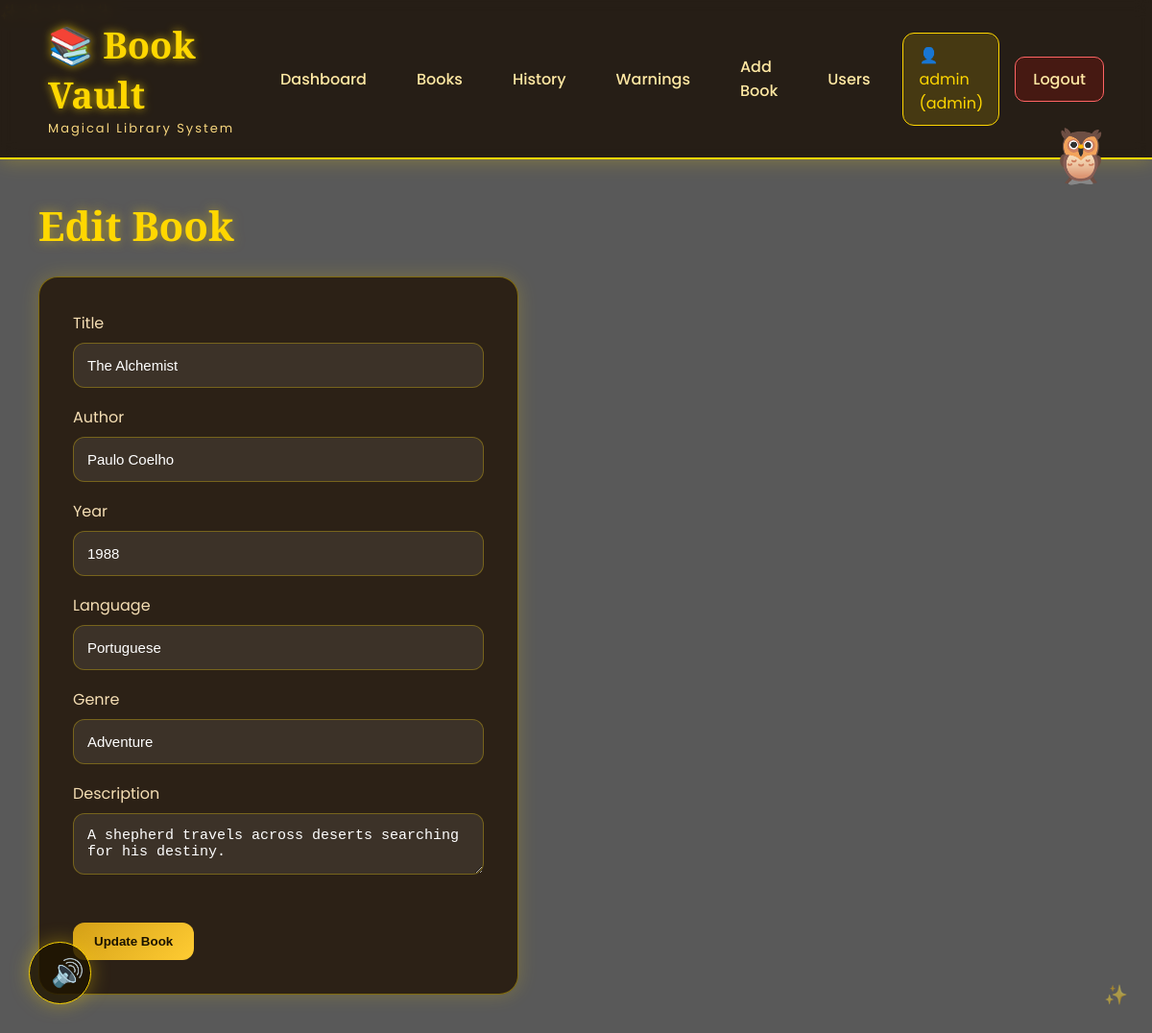
Page /edit/1 (signed in) on the committed database.
### models.py (models this page shows)
class Book(db.Model):
    id = db.Column(db.Integer, primary_key=True)
    title = db.Column(db.String(200), nullable=False)
    author = db.Column(db.String(150), nullable=False)
    year = db.Column(db.Integer, nullable=False)
    language = db.Column(db.String(50), nullable=False)
    genre = db.Column(db.String(100), nullable=False)
    description = db.Column(db.Text)
    available = db.Column(db.Boolean, default=True)

### routes.py (the view, shortened to what this page needs)
    @app.route("/edit/<int:id>", methods=["GET", "POST"])
    def edit_book(id):
        if not is_admin_or_librarian():
            return "Access denied"
        book = Book.query.get_or_404(id)
        return render_template(
            "edit_book.html",
            book=book
        )

### routes.py (called while the page is built)
def is_admin_or_librarian():
    return session.get("role") in ["admin", "librarian"]

### templates/edit_book.html
{% extends "base.html" %}
{% block content %}
<h2>Edit Book</h2>
<form method="POST">
    <label>Title</label><br>
    <input name="title" value="{{ book.title }}"><br>
    <label>Author</label><br>
    <input name="author" value="{{ book.author }}"><br>
    <label>Year</label><br>
    <input name="year" value="{{ book.year }}"><br>
    <label>Language</label><br>
    <input name="language" value="{{ book.language }}"><br>
    <label>Genre</label><br>
    <input name="genre" value="{{ book.genre }}"><br>
    <label>Description</label><br>
    <textarea name="description">{{ book.description }}</textarea><br>
    <br>
    <button type="submit">Update Book</button>
</form>
{% endblock %}

### static/style.css (style rules this page uses)
* { margin: 0; padding: 0; box-sizing: border-box; }
body { font-family: 'Poppins', sans-serif; background-image: url('https://images.unsplash.com/photo-1507842217343-583bb7270b66?q=80&w=1920'); background-size: cover; background-position: center; background-attachment: fixed; min-height: 100vh; color: #f5deb3; overflow-x: hidden; }
form { background: rgba(30, 15, 0, 0.75); backdrop-filter: blur(10px); padding: 35px; border-radius: 20px; border: 1px solid rgba(255, 215, 0, 0.4); width: 500px; box-shadow: 0 0 20px rgba(255, 215, 0, 0.2); }
input, textarea, select { width: 100%; padding: 14px; margin-top: 8px; margin-bottom: 18px; background: rgba(255,255,255,0.08); border: 1px solid rgba(255,215,0,0.3); border-radius: 12px; color: white; font-size: 15px; }
input::placeholder, textarea::placeholder { color: #ddd; }
button, .button { background: linear-gradient(135deg, #d4a017, #ffcc33); color: #1a1200; border: none; padding: 12px 22px; border-radius: 12px; font-weight: bold; cursor: pointer; text-decoration: none; transition: 0.3s ease; display: inline-block; }
h2 { font-family: 'Cinzel', serif; color: gold; font-size: 42px; margin-bottom: 25px; text-shadow: 0 0 12px rgba(255, 215, 0, 0.5); }
body::after { content: "✨"; position: fixed; bottom: 25px; right: 25px; font-size: 20px; animation: sparkleTrail 1.2s infinite; opacity: 0.5; pointer-events: none; }

### rows in the picture
Book: title "The Alchemist", author "Paulo Coelho", year "1988", language "Portuguese", genre "Adventure", description "A shepherd travels across deserts searching for his destiny."

### other values in the picture
{{ session['user'] }} "admin"
{{ session['role'] }} "admin"
